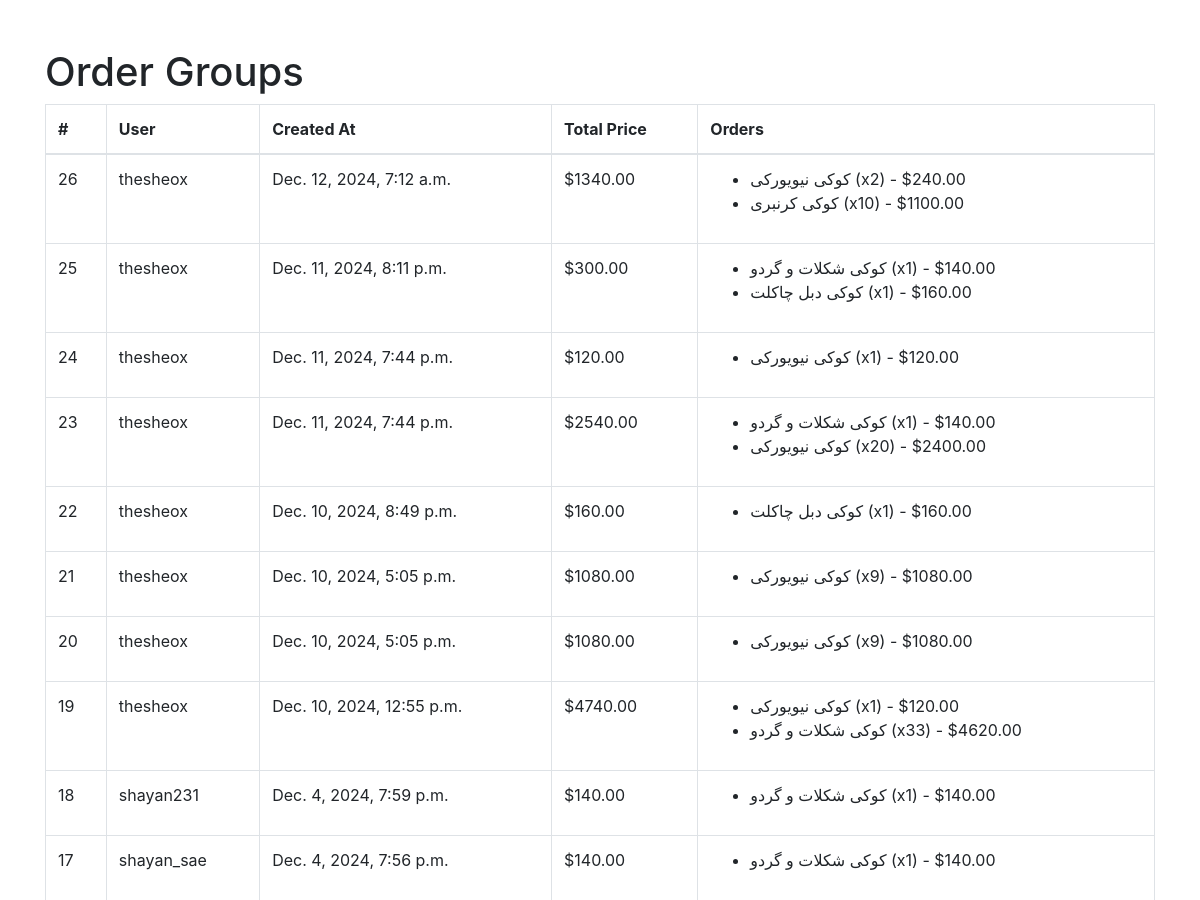
The page /order-groups/ (upper part) on the database as committed earlier.
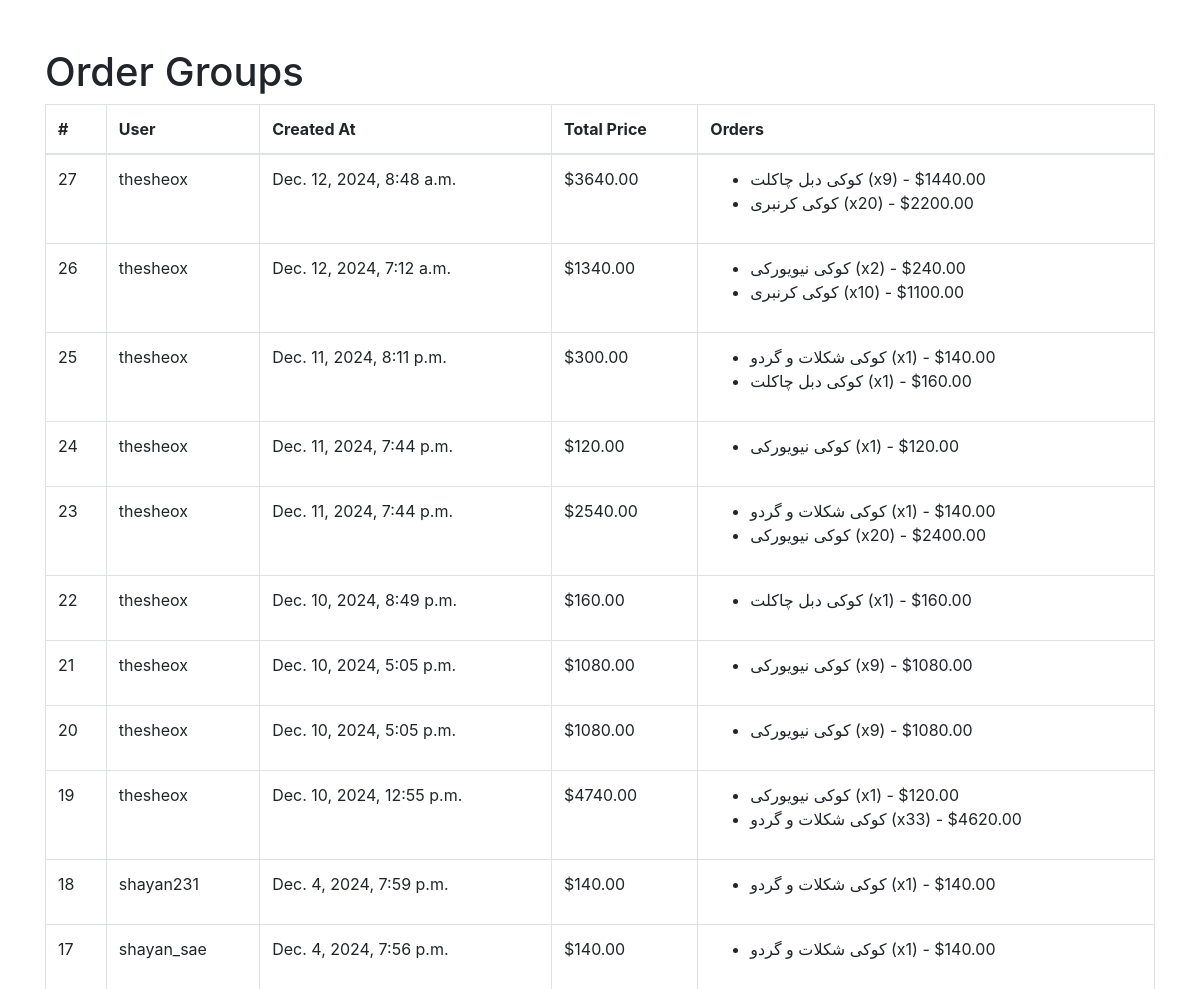
The same page on the database as committed later.
### shop/models.py (models this page shows, shortened)
class OrderGroup(models.Model):
    user = models.ForeignKey(User, on_delete=models.CASCADE)
    created_at = models.DateTimeField(auto_now_add=True)
    @property
    def total_price(self):
        return sum(order.total_price for order in self.orders.all())  # 'orders' is the related_name of Order model

class Order(models.Model):
    order_group = models.ForeignKey(OrderGroup, related_name='orders', on_delete=models.CASCADE,null=True,blank=True)
    product = models.ForeignKey(Product, on_delete=models.CASCADE,null=True)
    quantity = models.PositiveIntegerField(null=True)
    total_price = models.DecimalField(max_digits=10, decimal_places=2)

class Product(models.Model):
    name = models.CharField(max_length=100)
    price = models.PositiveIntegerField()
    quantity = models.PositiveIntegerField()
    image = models.ImageField(upload_to='images', null=True, blank=True)  # Image field added
    ingredient= models.CharField(max_length=500,null=True, blank=True)
    description=models.CharField(max_length=1000,null=True, blank=True)

### shop/views.py (the view)
# urls.py: path('order-groups/', views.order_group_list, name='order_group_list'),  # List order groups
def order_group_list(request):
    order_groups = OrderGroup.objects.all().order_by('-created_at')  # Order by newest first
    return render(request, 'shop/order_group_list.html', {'order_groups': order_groups})

### shop/templates/shop/order_group_list.html (shortened to what this page needs)
<!DOCTYPE html>
<html>
<head>
    <link rel="stylesheet" href="https://stackpath.bootstrapcdn.com/bootstrap/4.5.2/css/bootstrap.min.css">
</head>
<body>
    <div class="container mt-5">
        <h1>Order Groups</h1>
        <table class="table table-bordered">
            <thead>
                <tr>
                    <th>#</th>
                    <th>User</th>
                    <th>Created At</th>
                    <th>Total Price</th>
                    <th>Orders</th>
                </tr>
            </thead>
            <tbody>
                {% for order_group in order_groups %}
                <tr>
                    <td>{{ order_group.id }}</td>
                    <td>{{ order_group.user.username }}</td>
                    <td>{{ order_group.created_at }}</td>
                    <td>${{ order_group.total_price }}</td>
                    <td>
                        <ul>
                            {% for order in order_group.orders.all %}
                            <li>
                                {{ order.product.name }} (x{{ order.quantity }}) - ${{ order.total_price }}
                            </li>
                            {% endfor %}
                        </ul>
                    </td>
                </tr>
                {% empty %}
                <tr>
                    <td colspan="5" class="text-center">No Order Groups Found</td>
                </tr>
                {% endfor %}
            </tbody>
        </table>
    </div>
</body>
</html>

Rows that differ between the two databases and show on the page:
added OrderGroup: id "27", user.username "thesheox", created_at "Dec. 12, 2024, 8:48 a.m.", total_price "3640.00"
added Order: product.name "کوکی دبل چاکلت", quantity "9", total_price "1440.00", shown under "27"
added Order: product.name "کوکی کرنبری", quantity "20", total_price "2200.00", shown under "27"
